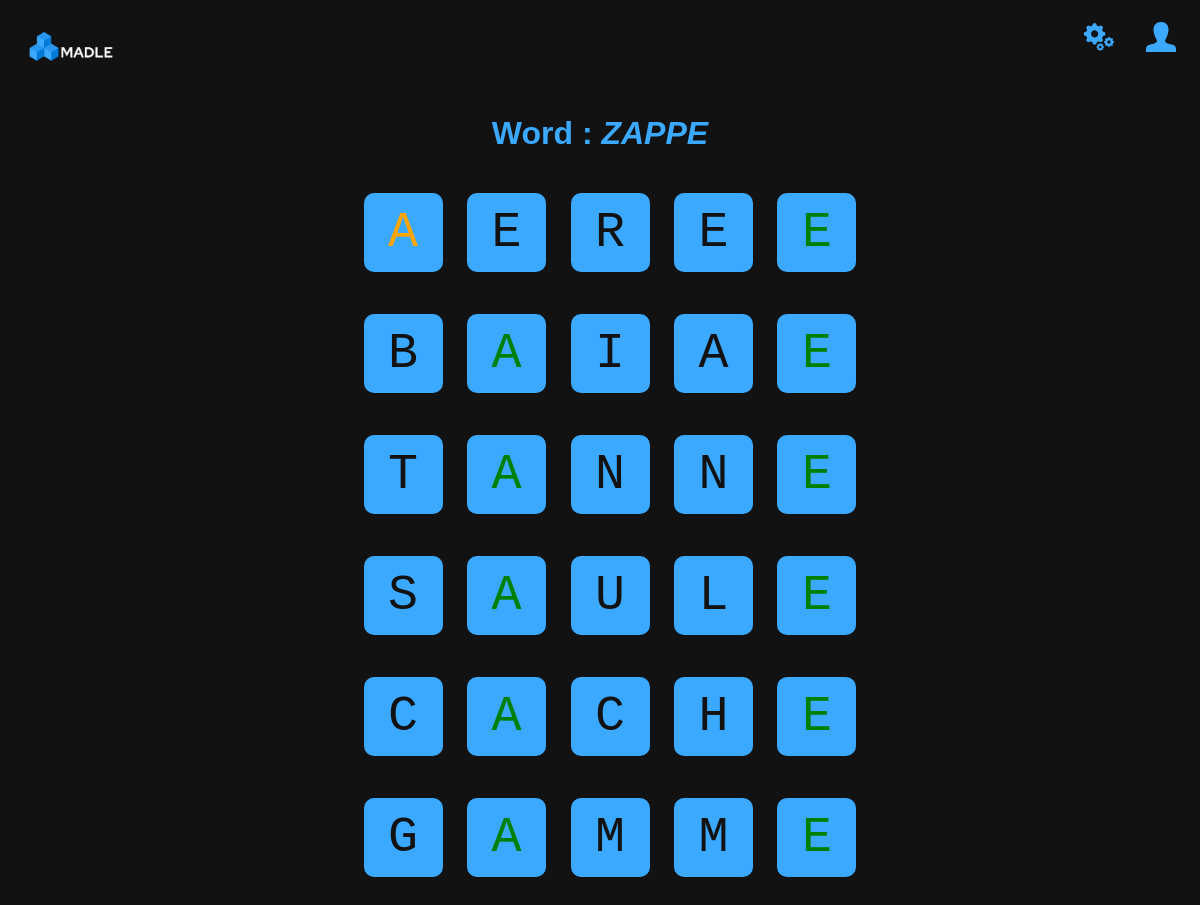
Screenshot of /replay/2 (signed in) with the database file from the repository.
### tables this page shows
CREATE TABLE partie
(
  id_partie INTEGER NOT NULL PRIMARY KEY,
  id_joueur INTEGER NOT NULL,
  id_parametre INTEGER NOT NULL,
  victoire BOOLEAN,
  a_trouve VARCHAR(20) NOT NULL,
  coup1 VARCHAR(20),
  coup2 VARCHAR(20),
  coup3 VARCHAR(20),
  coup4 VARCHAR(20),
  coup5 VARCHAR(20),
  coup6 VARCHAR(20),
  coup7 VARCHAR(20),
  coup8 VARCHAR(20),
  coup9 VARCHAR(20),
  coup10 VARCHAR(20),
  coup11 VARCHAR(20),
  coup12 VARCHAR(20),
  coup13 VARCHAR(20),
  coup14 VARCHAR(20),
  coup15 VARCHAR(20),
  FOREIGN KEY (id_joueur) REFERENCES utilisateur(id_joueur),
  FOREIGN KEY (id_parametre) REFERENCES parametre(id_parametre)
);

### app.py (the view)
@app.route("/replay/<f>")
def replay(f):                                                              #affiche le détails des coups joué lors d'une partie précise ou "f" est l'id de cette partie
    try:
        NB = int(f)
    except:
        return redirect("/erreur/2")
    db = get_db()
    c = db.cursor()
    c.execute("SELECT * FROM partie WHERE id_partie = " + str(NB))          #récupère les données de la partie sélectionné
    res = c.fetchall()
    if res == [] or res == [(None,)]:
        return redirect("/erreur/2")
    parametres_id = res[0][2]
    victoire = res[0][3]
    mot = res[0][4]                                                         #répartit les différentes données entre 4 variables
    coups = res[0][5:]
    tmp = []
    couleur = []
    for i in range(len(coups)):
        if coups[i] == None:
            tmp.append("NULL")
        else:
            tmp.append(coups[i])
            couleur.append(correction(mot, coups[i]))
    coups = tmp
    c.execute("SELECT * FROM parametre WHERE id_parametre =" + str(parametres_id))          #récupère les paramètres liés a la partie
    res = c.fetchall()
    nb = res[0][1]
    taille = res [0][2]
    return render_template("replay.html", message="Word : ", nb = nb, victoire = (victoire == 1), essais=coups, taille=taille,couleur=couleur, darkmode=session["darkmode"], mot = mot, connected=session["connected"])

### app.py (called while the page is built)
def get_db():
    db = getattr(g, '_database', None)
    if db is None:
        db = g._database = sqlite3.connect(DATABASE)
    return db

@app.teardown_appcontext
def close_connection(exception):
    db = getattr(g, '_database', None)
    if db is not None:
        db.close()

### jeu.py (called while the page is built)
def occurrence(mot : str) ->tuple:
    lettre = []
    res = []
    for elt in mot:
        if elt not in lettre:
            lettre.append(elt)
    for i in range (len(lettre)):
        compt = 0
        for k in range (0,len(mot)):
            if mot[k]==lettre[i]:
                compt += 1
        res.append(compt)
    return lettre,res

### templates/replay.html (shortened to what this page needs)
{% extends 'layout.html' %}
{% block body %}
<H1>{{message}} <a href="https://www.wordreference.com/enfr/{{mot}}" target="_blank">{{ mot }}</a></H1>
{% for i in range(nb) %}
    <div class="game_row" >
        <form action="/jeu" method="post">
            {% if victoire == False %}
                {% for j in range(taille) %}
                    {% if essais[i] == "NULL" %}
                        <textarea name="Lettre{{j}}" cols="1" rows="1" maxlength="1" disabled></textarea>
                    {% else %}
                        <textarea class ="{{ couleur[i][j] }}" name="Lettre{{j}}" cols="1" rows="1" maxlength="1" disabled placeholder="{{essais[i][j]}}"></textarea>
                    {% endif %}
                {% endfor %}
            {% endif %}
        </form>
    <br>
    </div>
{% endfor %}
{% endblock %}

### static/darkmode_style.css (style rules this page uses)
body { background-color: #121213; color : #3aa9ff; font-family: Arial, Helvetica, sans-serif; }
h1 { text-align: center; }
.game_row { text-align: center; }
.game_row textarea { resize: none; text-align: center; color: #121213; background-color: #3aa9ff; border-color: #3aa9ff; height: 75px; width: 75px; font-size: 50px; border-radius: 10px; box-shadow: none; line-height: 75px; border: none; margin-top: 20px; margin-bottom: auto; margin-left: 20px; margin-right: auto; text-transform: capitalize; }
.game_row textarea.N::placeholder { color: #121213; opacity: 100%; }
.game_row textarea.B::placeholder { color: orange; opacity: 100%; }
.game_row textarea.V::placeholder { color: green; opacity: 100%; }
a { color: #3aa9ff; font-style: italic; text-decoration: none; }

### rows the page displays
partie: a_trouve "ZAPPE", coup1 "A" "E" "R" "E" "E" "B" "A" "I" "A" "E" "T" "A" "N" "N" "E" "S" "A" "U" "L" "E" "C" "A" "C" "H" "E" "G" "A" "M" "M" "E"

### other values shown
{{ message }} "Word :"
